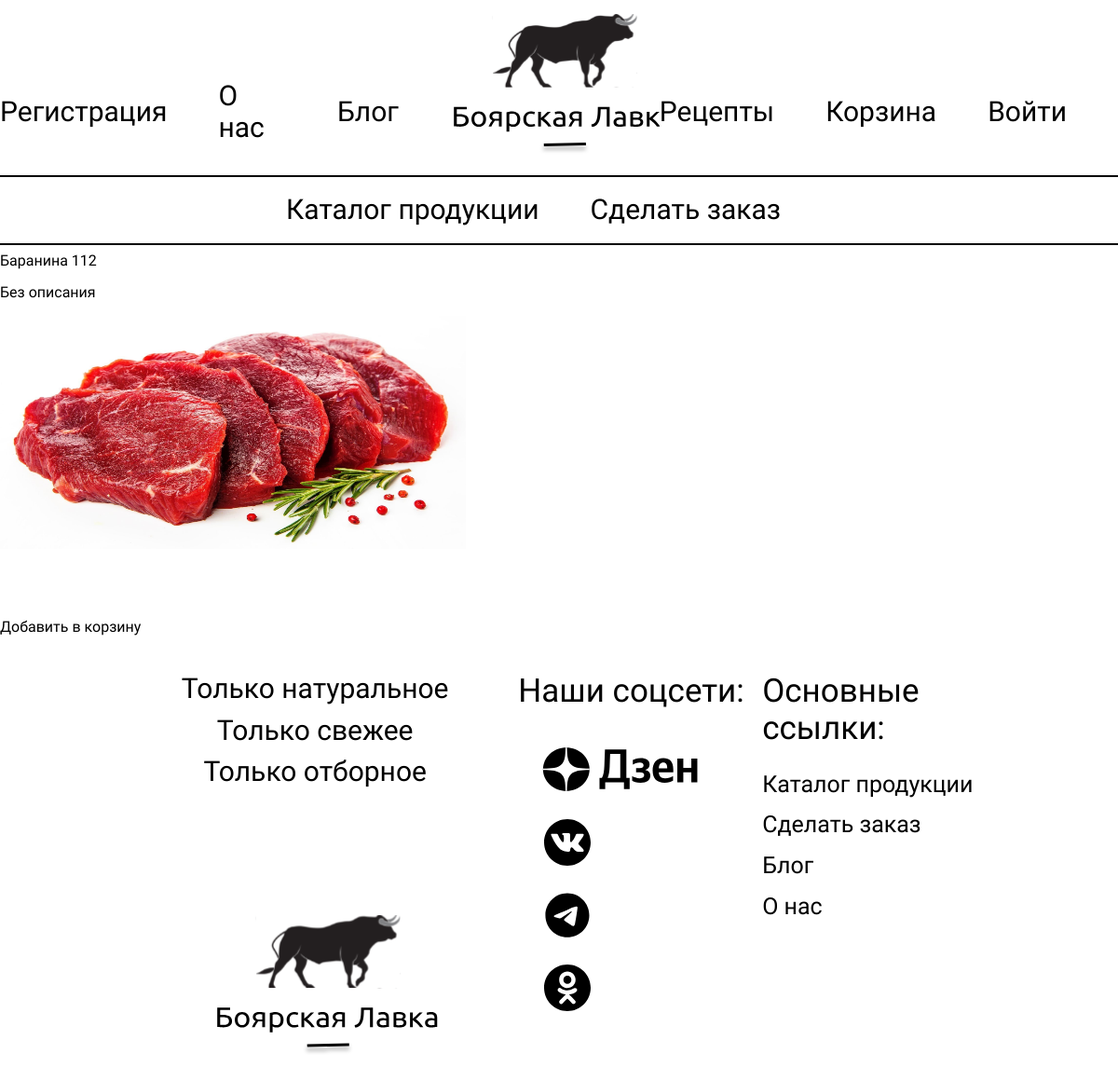
/product_detail/6, run on the app's committed database.
### butcher_shop_app/models.py (models this page shows, shortened)
class Product(models.Model):
    name = models.CharField(max_length=200)
    cost = models.PositiveIntegerField()
    category_name = models.ManyToManyField(ProductCategories, default="Вне категорий")
    preview = RichTextField(default="Без описания", max_length=500)
    description = RichTextField(default="Без описания")
    image = models.ImageField(upload_to='img', default="img/1.png")

### butcher_shop_app/views.py (the view)
# urls.py: path("product_detail/<int:pk>", product_detail, name="product_detail"),
def product_detail(request, pk):
    context = {}
    product = get_object_or_404(Product, id=pk)
    context['product'] = product
    if request.method == "POST":
        add_to_cart(request)
    return render(request, 'butcher_shop_app/product_detail.html', context)

### butcher_shop_app/Templates/butcher_shop_app/product_detail.html (shortened to what this page needs)
{% extends 'butcher_shop_app/base.html' %}
{% block content %}
{{product.name}}
{{product.cost}}
{{product.description|safe}}
<img src="{{product.image.url}}" width="500" height="250">
<form method="post">
        <input name="count" type="number" min="1">
        <button type="submit">Добавить в корзину</button>
    </form>
{% endblock %}

### butcher_shop_app/static/butcher_shop_app/css/style.css (style rules this page uses)
html { height: 100%; width: 100%; max-width: 1500px; margin-right: auto; margin-left: auto; font-family: Ubuntu; font-weight: 400; }
input { all: unset; color: #009833; padding-left: 60px; width: 200px; display: block; background: white; height: 70px; border-radius: 5px; }
::placeholder { color: #009833; }
button { background: none; color: inherit; border: none; padding: 0; font: inherit; cursor: pointer; outline: inherit; }

### data on the page
Product: name "Баранина", cost "112", description "Без описания", image (picture)
